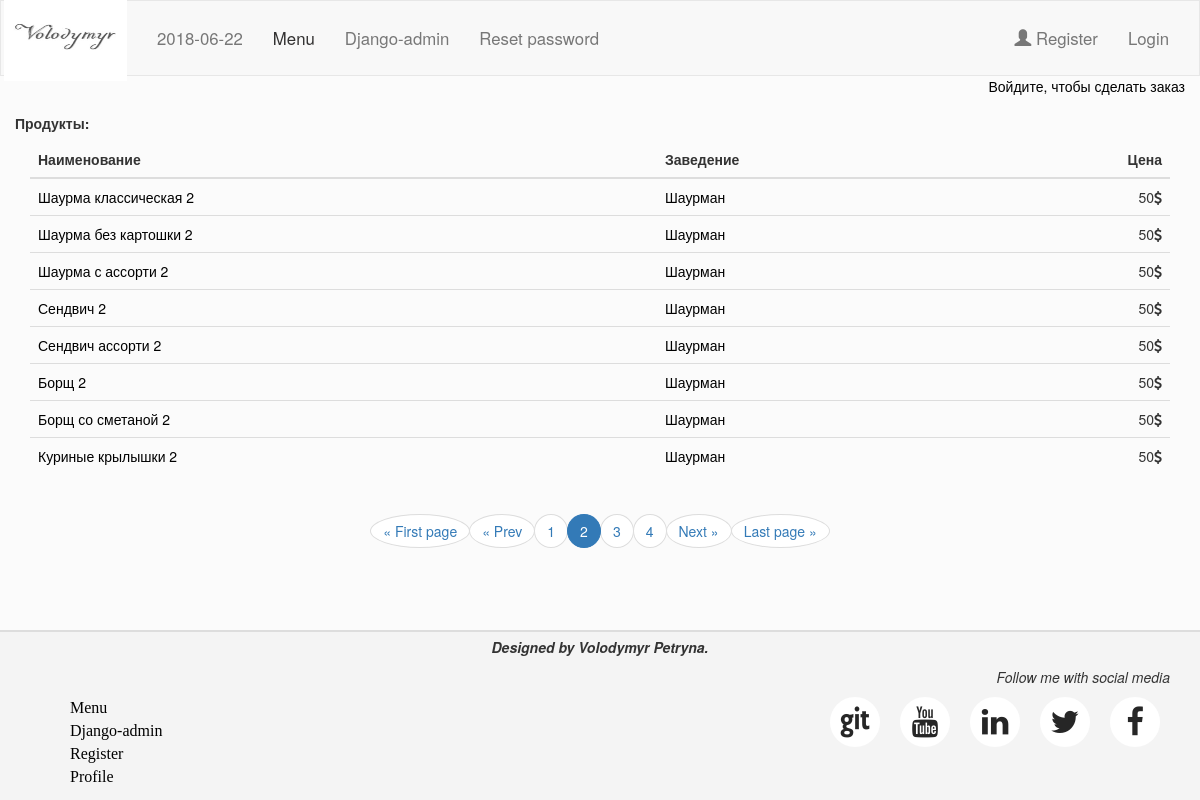
Page /catalog/?page=2 on the committed database.
### catalog/models.py (models this page shows, shortened)
class Catalog(models.Model):
	name = models.CharField(max_length=150)
	place = models.CharField(max_length=150)
	price = models.IntegerField(default=0)

### catalog/views.py (the view)
def catalog_home(request):#we can see in urls we have name=home and it is because of the variable catalog we can write just home without anything else
	catalog_list = Catalog.objects.all()
	paginator = Paginator(catalog_list, 8)
	page = request.GET.get('page')
	try:
		catalog = paginator.page(page)
	except PageNotAnInteger:
		catalog = paginator.page(1)
	except EmptyPage:
		catalog = paginator.page(paginator.num_pages)
	if page == '1':
		return redirect('catalog:home', permanent=True)
	context = {
		'catalog': catalog,
	}
	return render(request, 'catalog/catalog.html', context)

### catalog/templates/catalog/catalog.html
{% extends 'base.html' %}
{% block content %}
  <div class="container-fluid ">
    <div class="row">
      {% if user.is_authenticated %}
        <div class="col-lg-12 "><h5 class="text-left "><b>Продукты:</b></h5></div>
        {% else %}
        <div class="col-lg-12"><p class="text-right"><a href="http://127.0.0.1:8000/login/"><span style="color: black">Войдите, чтобы сделать заказ</span></a></p></div>
        <div class="col-lg-12 "><h5 class="text-left "><b>Продукты:</b></h5></div>
        {% endif %}
    </div>
  </div>
	<div class="container">
    <table class="table">
    <thead>
      <tr>
        <th>Наименование</th>
        <th>Заведение</th>
        <th class="price">Цена</th>
      </tr>
    </thead>
    <tbody>
    	{% for item in catalog %}
      <tr>
        <td><a style="color: black; text-decoration: none;" href="{% url 'catalog:detail' item.id %}">{{item.name}}</a></td>
        <td><a style="color: black; text-decoration: none;" href="/home">{{item.place}}</a></td>
        <td class="word-spacing"S>{{item.price}}<span class="fa fa-dollar"></span></td>
      </tr>
      	{% endfor %}
    </tbody>
  </table>
		</div>
  <div class="text-center">
    <ul class="pagination">
      {% if catalog.number > 1 %}
        <li><a style="border-radius: 50%" href="?page=1">&laquo; First page</a></li>
      {% else %}
        <li class="disabled"><a style="border-radius: 50%" href="">&laquo; First page</a></li>
      {% endif %}
      {% if catalog.has_previous %}
        <li><a style="border-radius: 50%" href="?page={{ catalog.previous_page_number }}">&laquo; Prev</a></li>
      {% else %}
        <li class="disabled"><a style="border-radius: 50% href="">&laquo; Prev</a></li>
      {% endif %}
      {% if catalog.number > 1 %}
        {% for page in catalog.paginator.page_range %}
          <li class="{% if catalog.number == page %}active{% endif %}"><a style="border-radius: 50%" href="?page={{ page }}">{{ page }}</a>
          </li>
          {% endfor %}
        {% endif %}
        {% if catalog.has_next %}
          <li><a style="border-radius: 50% " href="?page={{ catalog.next_page_number }}">Next &raquo;</a></li>
        {% else %}
          <li class="disabled"><a style="border-radius: 50%" href="">Next &raquo;</a></li>
        {% endif %}
        {% if catalog.number < catalog.paginator.num_pages %}
          <li><a style="border-radius: 50%" href="?page={{ catalog.paginator.num_pages }}">Last page &raquo;</a></li>
        {% else %}
          <li class="disabled"><a style="border-radius: 50%" href="">Last page &raquo;</a></li>
        {% endif %}
    </ul>
  </div>
{% endblock %}

### static/css/styles.css (style rules this page uses)
html { position: relative; min-height: 100%; }
body { margin-bottom: 170px; background-color: #e7e7e726; }
th.price { text-align: right; }
td.word-spacing { word-spacing: 20px; text-align: right; }

### rows in the picture
Catalog: name "Шаурма классическая 2", place "Шаурман", price "50"
Catalog: name "Шаурма без картошки 2", place "Шаурман", price "50"
Catalog: name "Шаурма с ассорти 2", place "Шаурман", price "50"
Catalog: name "Сендвич 2", place "Шаурман", price "50"
Catalog: name "Сендвич ассорти 2", place "Шаурман", price "50"
Catalog: name "Борщ 2", place "Шаурман", price "50"
Catalog: name "Борщ со сметаной 2", place "Шаурман", price "50"
Catalog: name "Куриные крылышки 2", place "Шаурман", price "50"

### other values in the picture
{{ page }} "1" "2" "3" "4"
